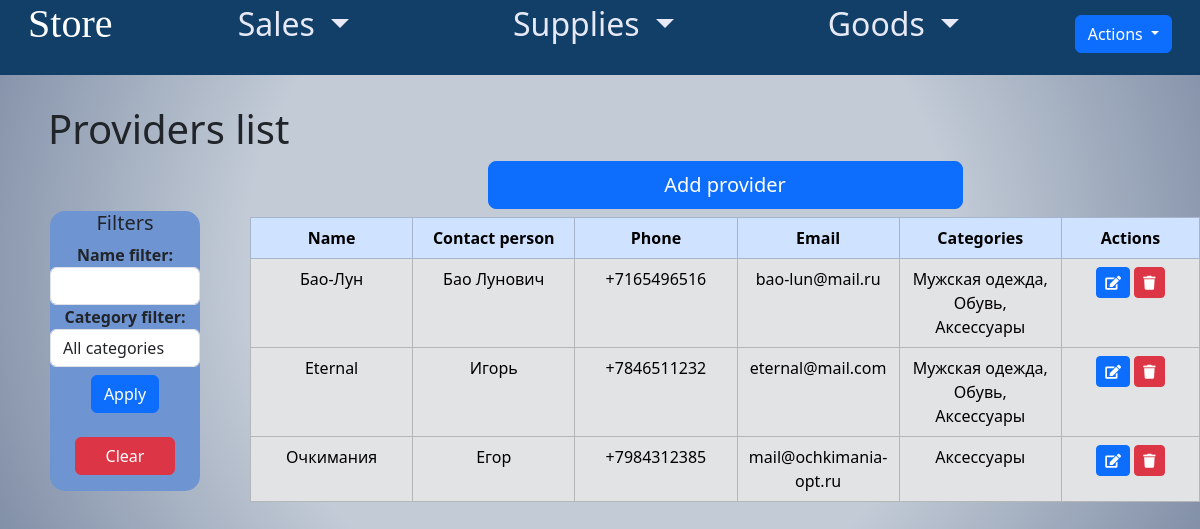
/providers_list/ (signed in), run on the app's committed database.
### app_store/models.py (models this page shows, shortened)
class Provider(models.Model):
    name = models.CharField(max_length=50, verbose_name='поставщик')
    phone_number = models.CharField(max_length=11, verbose_name='телефон поставщика')
    email = models.EmailField(max_length=50, verbose_name='почта')
    contact_person = models.CharField(max_length=255, verbose_name='контактное лицо')
    categories = models.ManyToManyField(GoodCategory, verbose_name='категории')
    class Meta:
        db_table = 'providers'
        verbose_name = 'поставщик'
        verbose_name_plural = 'поставщики'

class GoodCategory(models.Model):
    name = models.CharField(verbose_name='категория товара', max_length=50,
                            db_index=True)
    class Meta:
        db_table = 'category'
        verbose_name = 'категория'
        verbose_name_plural = 'категории'
    def __str__(self):
        return f'{self.name}'

### app_store/views.py (the view, shortened to what this page needs)
# urls.py: path('providers_list/', ProviderListView.as_view(), name='providers_list'),
class ProviderListView(LoginRequiredMixin, View):
    def get(self, request):
        providers = Provider.objects.all()
        categories = GoodCategory.objects.all()
        selected_category = request.GET.get('category')
        name_filter = request.GET.get('name')
        if 'clear_filters' in request.GET:
            selected_category = None
            name_filter = ''
        if selected_category:
            providers = providers.filter(categories__id=selected_category)
        if name_filter:
            providers = providers.filter(name__icontains=name_filter)
        form = ProviderForm()
        return render(request, 'app_store/providers_list.html', {
            'providers': providers,
            'form': form,
            'categories': categories,
            'selected_category': selected_category,
            'name_filter': name_filter,
        })

### app_store/templates/app_store/providers_list.html (shortened to what this page needs)
{% extends 'app_store/base.html' %}
{% load static %}
{% load i18n %}
{% block links %}
  <link rel="stylesheet" type="text/css" href="{% static 'app_store/css/style1.css' %}">
  <link rel="stylesheet" href="https://cdn.jsdelivr.net/npm/bootstrap@5.3.2/dist/css/bootstrap.min.css">
  <link rel="stylesheet" href="https://cdnjs.cloudflare.com/ajax/libs/font-awesome/5.15.3/css/all.min.css">
{% endblock %}
{% block content %}
  <h1 class="ms-5">{% trans "Список поставщиков" %}</h1>
  <div style="display: flex;">
    <div class="filterForm">
      <h5>{% trans "Фильтры" %}</h5>
       <form method="get">
        <div class="form-group">
          <label for="name-filter"><b>{% trans "Фильтр по названию" %}:</b></label>
          <input style="margin: 0 auto; width: 150px;" type="text" class="form-control" id="name-filter" name="name" value="{{ request.GET.name }}">
        </div>
        <div class="form-group">
          <label for="category-filter"><b>{% trans "Фильтр по категориям" %}:</b></label>
          <select style="margin: 0 auto; width: 150px;" class="form-control" id="category-filter" name="category">
            <option value="">{% trans "Все категории" %}</option>
          </select>
        </div>
          <button type="submit" class="btn btn-primary mt-2 mb-3 ">{% trans "Применить" %}</button>
         <button style="width: 100px;" class="btn btn-danger mt-2 mb-3 " type="submit" name="clear_filters">{% trans "Очистить" %}</button>
      </form>
    </div>
    <div class="tableContainer">
      <div class="d-grid gap-2 col-6 mx-auto">
        <button  type="button" class="btn btn-primary btn-lg mb-2" data-bs-toggle="modal" data-bs-target="#addProviderModal">
      {% trans "Добавить поставщика" %}
      </button>
    </div>
    <table class="table table-secondary table-hover table-bordered text-center">
      <thead  class="table-primary">
        <tr>
          <th>{% trans "Название" %}</th>
          <th>{% trans "Контактное лицо" %}</th>
          <th>{% trans "Телефон" %}</th>
          <th>Email</th>
          <th>{% trans "Категории" %}</th>
          <th>{% trans "Действия" %}</th>
        </tr>
      </thead>
      <tbody>
        {% for provider in providers %}
          <tr>
            <td>{{ provider.name }}</td>
            <td>{{ provider.contact_person }}</td>
            <td>{{ provider.phone_number }}</td>
            <td>{{ provider.email }}</td>
            <td>
                {% for category in provider.categories.all %}
                  {{ category.name }}{% if not forloop.last %}, {% endif %}
                {% endfor %}
            </td>
            <td>
             <button type="button" class="btn btn-primary btn-sm" onclick="location.href='{% url 'edit_provider' provider.id %}'" title="Редактировать">
              <i class="fas fa-edit"></i>
              </button>
              <form method="post" action="{% url 'delete_provider' provider.id %}"title="Удалить" style="display: inline;">
                <button type="submit" class="btn btn-danger btn-sm">
                  <i class="fas fa-trash"></i></button>
              </form>
          </td>
          </tr>
        {% empty %}
          <tr>
            <td colspan="6">{% trans "Нет поставщиков" %}</td>
          </tr>
        {% endfor %}
      </tbody>
    </table>
  </div>
  </div>
{% endblock %}

### app_store/static/app_store/css/style1.css (style rules this page uses)
.tableContainer { width: 1500px; }
td, th { max-width: 100px; }
.filterForm { margin: 50px; width: 200px; text-align: center; background-color: #6F94D2; border-radius: 15px; }

### data on the page
Provider: name "Бао-Лун", contact_person "Бао Лунович", phone_number "+7165496516", email "bao-lun@mail.ru"
GoodCategory: name "Мужская одежда"
GoodCategory: name "Обувь"
GoodCategory: name "Аксессуары"
Provider: name "Eternal", contact_person "Игорь", phone_number "+7846511232", email "eternal@mail.com"
Provider: name "Очкимания", contact_person "Егор", phone_number "+7984312385", email "mail@ochkimania-opt.ru"
